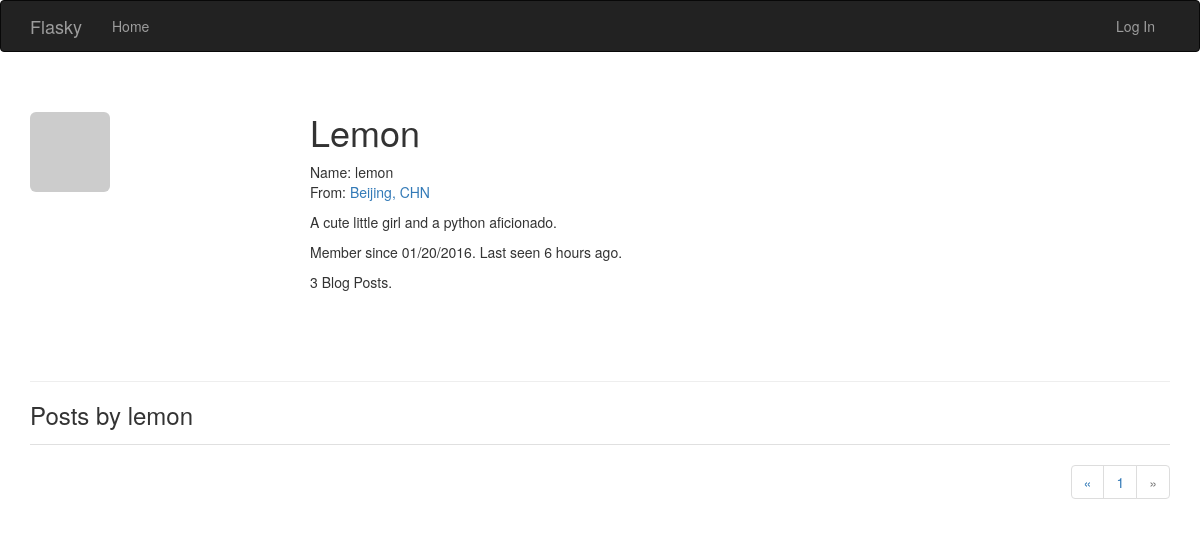
Before: /user/lemon?page=2 with the older database file.
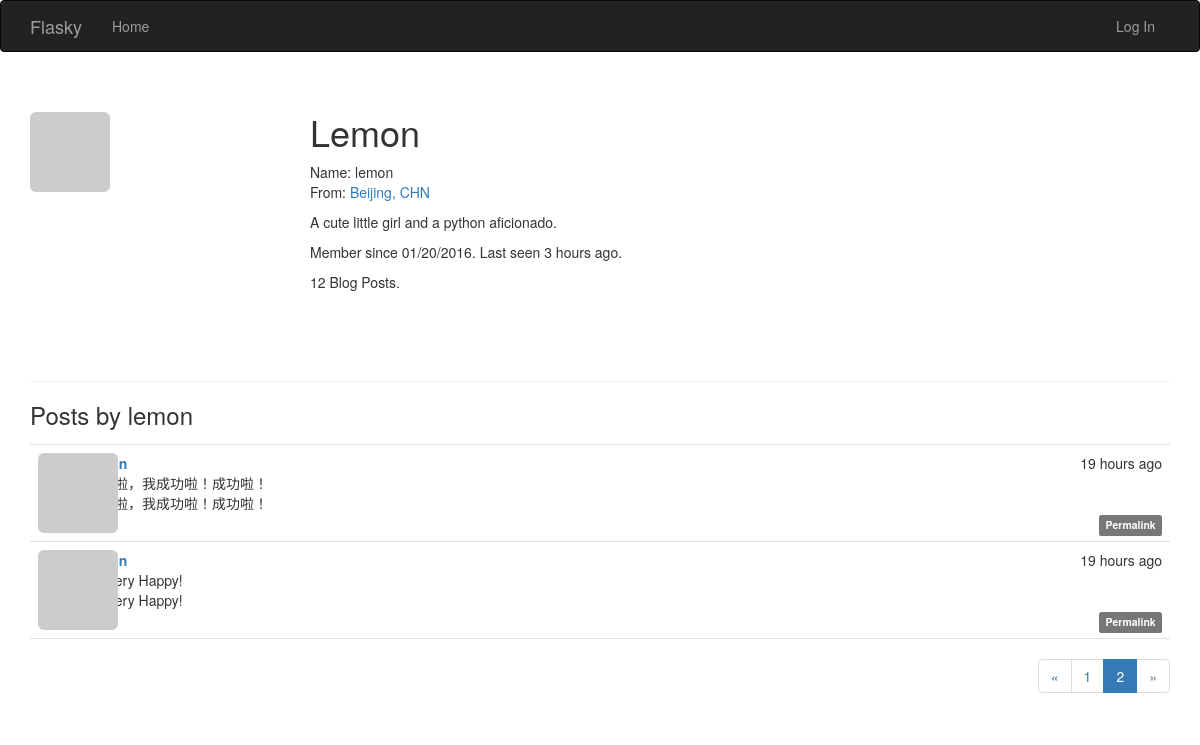
After: the same page with the newer database file.
### app/models.py (models this page shows, shortened)
class User(UserMixin, db.Model):
	__tablename__ = 'users'
	id = db.Column(db.Integer, primary_key=True)
	email = db.Column(db.String(64), unique=True, index=True)
	username = db.Column(db.String(64), unique=True, index=True)
	role_id = db.Column(db.Integer, db.ForeignKey('roles.id'))
	password_hash = db.Column(db.String(128))
	confirmed = db.Column(db.Boolean, default=False)
	name = db.Column(db.String(64))
	location = db.Column(db.String(64))
	about_me = db.Column(db.Text())
	member_since = db.Column(db.DateTime(), default=datetime.utcnow)
	last_seen = db.Column(db.DateTime(), default=datetime.utcnow)
	avatar_hash = db.Column(db.String(32))
	posts = db.relationship('Post', backref='author', lazy='dynamic')
	@property
	def password(self):
		raise AttributeError('Password id not a readable attribute.')
	def gravatar(self, size=100, default='identicon', rating='g'):
		if request.is_secure:
			url = 'https://secure.gravatar.com/avatar'
		else:
			url = 'http://www.gravatar.com/avatar'
		hash = self.avatar_hash or hashlib.md5(
            self.email.encode('utf-8')).hexdigest()
		return '{url}/{hash}?s={size}&d={default}&r={rating}'.format(
            url=url, hash=hash, size=size, default=default, rating=rating)

class Post(db.Model):
    __tablename__ = 'posts'
    id = db.Column(db.Integer, primary_key=True)
    body = db.Column(db.Text)
    body_html = db.Column(db.Text)
    timestamp = db.Column(db.DateTime, index=True, default=datetime.utcnow)
    author_id = db.Column(db.Integer, db.ForeignKey('users.id'))

### app/main/views.py (the view)
@main.route('/user/<username>')
def user(username):
    user = User.query.filter_by(username=username).first_or_404()
    page = request.args.get('page', 1, type=int)
    pagination = user.posts.order_by(Post.timestamp.desc()).paginate(
            page, per_page=current_app.config['FLASKY_POSTS_PER_PAGE'],
            error_out=False)
    posts = pagination.items
    return render_template('user_basic.html', user=user, posts=posts,
                            pagination=pagination)

### app/auth/views.py (called while the page is built)
@auth.before_app_request
def before_request():
	if current_user.is_authenticated:
	    current_user.ping()   # Update logged-in user access time
	    if not current_user.confirmed \
	            and request.endpoint[:5] != 'auth.' \
	            and request.endpoint != 'static':   # Filter unconfirmed accounts
	        return redirect(url_for('auth.unconfirmed'))

### app/main/__init__.py (called while the page is built)
@main.app_context_processor
def inject_permissions():
	return dict(Permission=Permission)

### app/models.py (called while the page is built)
	def is_administrator(self):
		return False

### app/templates/user_basic.html (shortened to what this page needs)
{% extends "base_basic.html" %}
{% import "_macros.html" as macros %}
{% block page_content %}
<div class="page-header">
    <img class="img-rounded profile-thumbnail" src="{{ user.gravatar(size=256) }}">
    <div class="profile-header">
        <h1>{{ user.username | capitalize }}</h1>
        {% if user.name or user.location %}
        <p>
            {% if user.name %}Name: {{ user.name }}<br>{% endif %}
            {% if user.location %}
                From: <a href="http://maps.google.com/?q={{ user.location }}">
                {{ user.location }}</a>
                <br>
            {% endif %}
        </p>
        {% endif %}
        {% if user.about_me %}<p>{{ user.about_me }}</p>{% endif %}
        <p>Member since {{ moment(user.member_since).format('L') }}.
            Last seen {{ moment(user.last_seen).fromNow() }}.
        </p>
        <p>{{ user.posts.count() }} Blog Posts.</p>
    </div>
</div>
<h3>Posts by {{ user.username }}</h3>
{% include '_posts.html' %}
{% if pagination %}
<div class="pagination">
    {{ macros.pagination_widget(pagination, '.user', username=user.username) }}
</div>
{% endif %}
{% endblock %}

### app/templates/_posts.html (shortened to what this page needs)
<ul class="posts">
    {% for post in posts %}
    <li class="post">
        <div class="post-thumbnail">
            <a href="{{ url_for('.user', username=post.author.username) }}">
                <img class="img-rounded profile-thumbnail" src="{{ post.author.gravatar(size=40) }}">
            </a>
        </div>
        <div class="post-content">
            <div class="post-date">{{ moment(post.timestamp).fromNow() }}</div>
            <div class="post-author">
            	<a href="{{ url_for('.user', username=post.author.username) }}">
            	</a>
            </div>
            <div class="post-body">{{ post.body }}</div>
            <div class="post-body">
                {% if post.body_html %}
                    {{ post.body_html | safe }}
                {% else %}
                    {{ post.body }}
                {% endif %}
            </div>
            <div class="post-footer">
                <a href="{{ url_for('.post', id=post.id) }}">
                    <span class="label label-default">Permalink</span>
                </a>
            </div>
        </div>
    </li>
    {% endfor %}
</ul>

Changed rows visible on the page:
changed User "Lemon": last_seen "6 hours ago" → "3 hours ago"
now on this page (row unchanged): Post: timestamp "19 hours ago", body "啦啦啦，我成功啦！成功啦！"
now on this page (row unchanged): Post: timestamp "19 hours ago", body "I'm very Happy!"
Other visible differences:
{{ user.posts.count() }}: "3" → "12"
new list line: "2"
